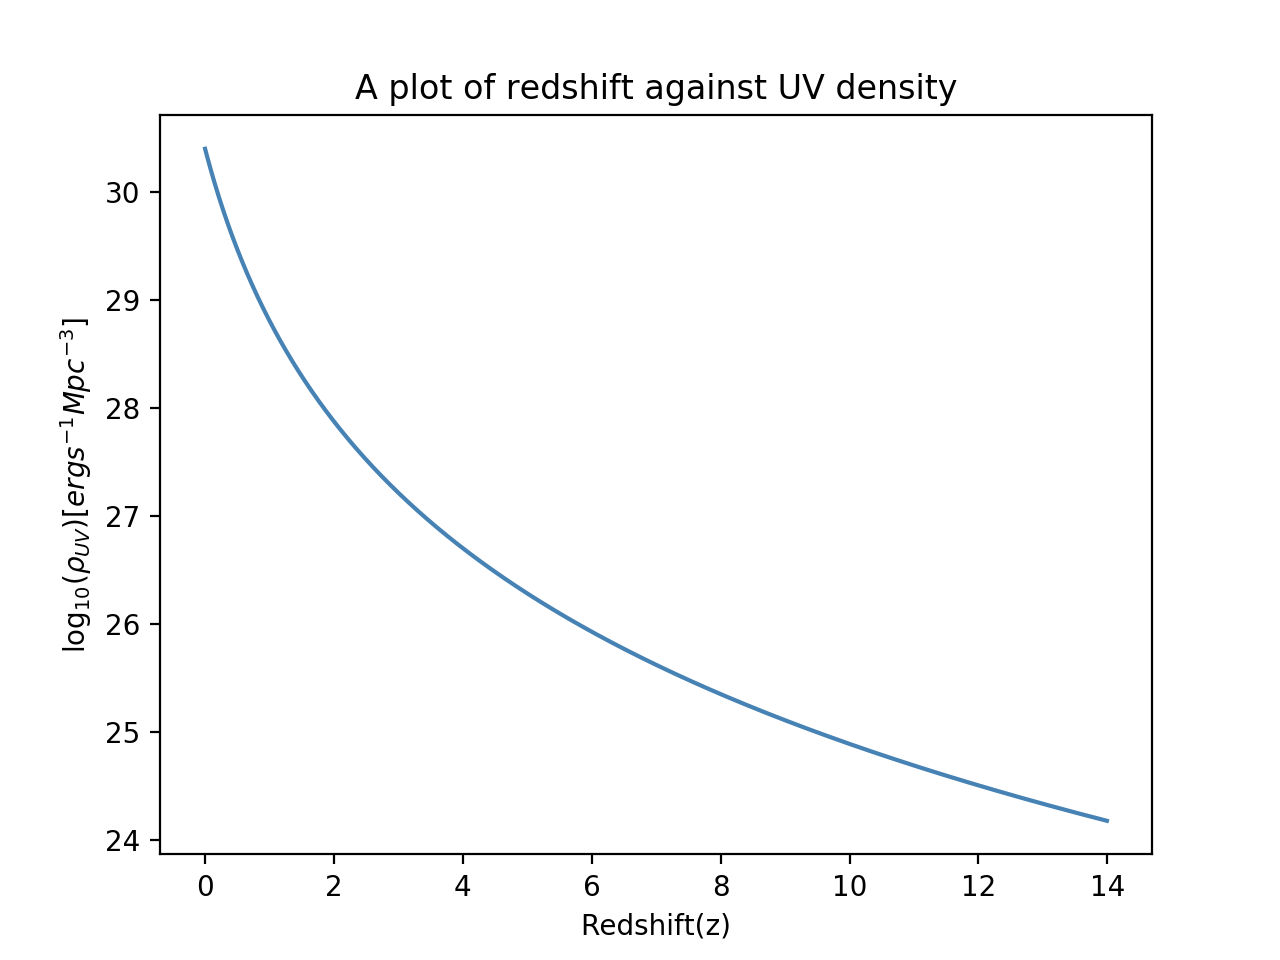

Write the Python code that produced this figure.
"""
Generates a plot of the escape fraction against redshift
"""
import matplotlib.pyplot as plt
import numpy as np
import Main_UV as mod
import math
import random_array_generator as rag
import pandas as pd

#TIME CONDITIONS
startT = mod.startT
finishT = mod.finishT
TStep = mod.TStep

#GENERATE Z AND t ARRAYS
z,t = mod.redshift(startT, finishT, TStep)
P1 = -5.288
P2 = 30.39894

#GENERATE P_uv ARRA
P=[mod.P_UV(i, P1, P2) for i in z]



#PLOTS Z AGAINST f
plt.figure("P_UV")
plt.title("A plot of redshift against UV density")
plt.plot(z, P, color = 'steelblue')
plt.xlabel("Redshift(z)")
plt.ylabel(r"$\log_{10}(\rho_{UV}) [erg s^{−1} Mpc^{−3}]$")
plt.show()
